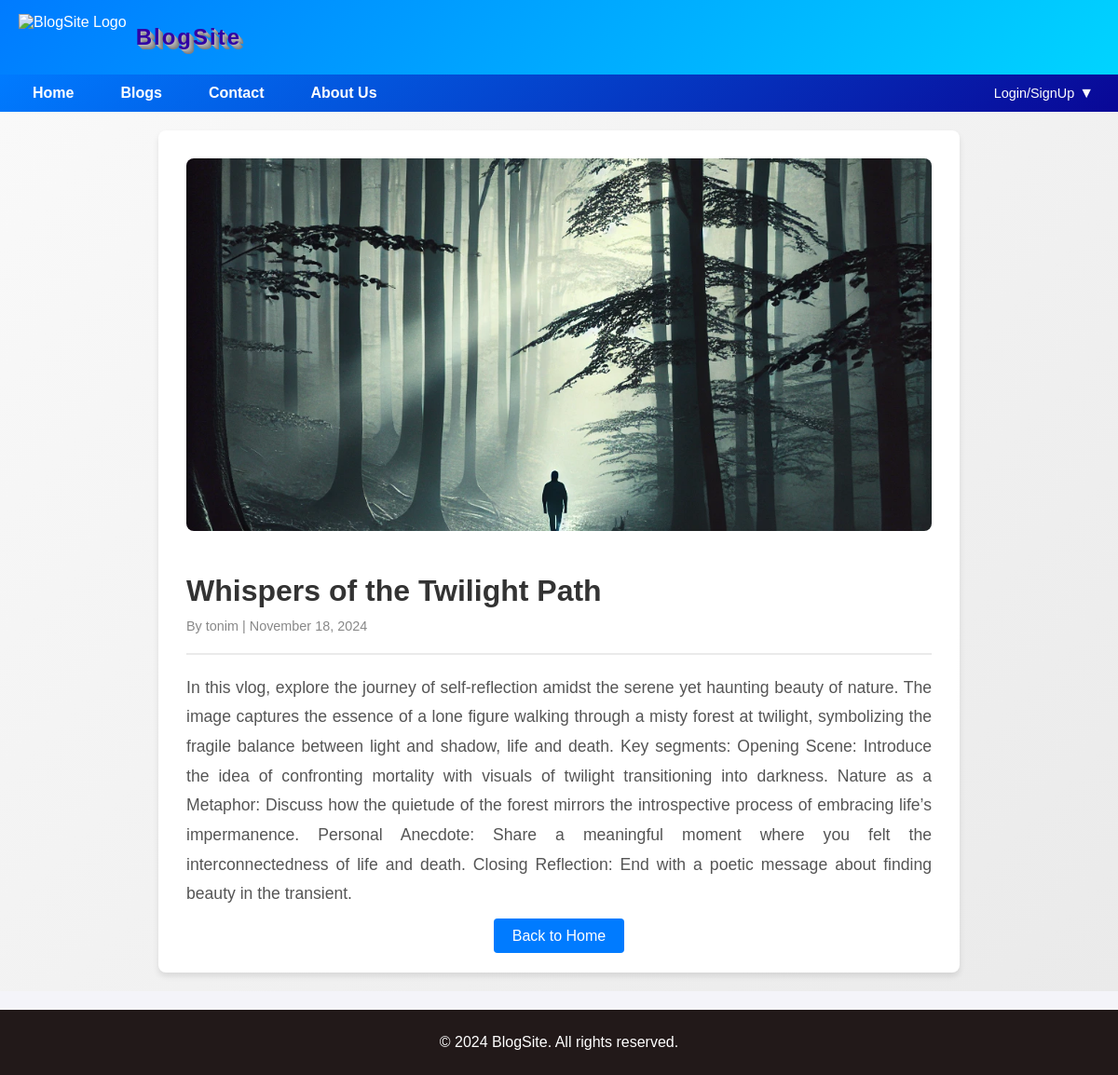
The page /blog/6/ on the database its author committed.
### post/models.py (models this page shows, shortened)
class Post(models.Model):
    title = models.CharField(max_length=255)
    author = models.ForeignKey(User, on_delete=models.CASCADE)
    body = models.TextField()
    created_on = models.DateTimeField(default=timezone.now)
    image = models.ImageField(upload_to='blog_images/', blank=True, null=True)

### post/views.py (the view)
# urls.py: path('blog/<int:pk>/', views.blog_detail, name='blog_detail'),
def blog_detail(request, pk):
    post = get_object_or_404(Post, pk=pk)
    return render(request, 'blog/blog_detail.html', {'post': post})

### post/templates/blog/blog_detail.html
{% extends 'base.html' %}
{% load static %}
{% block content %}
<div style="display: flex; flex-direction: column; align-items: center; justify-content: center;
    padding: 20px; min-height: 80vh; background: linear-gradient(135deg, #f9f9f9, #eaeaea);">
    <div style="max-width: 800px; background: white; padding: 30px; border-radius: 8px;
        box-shadow: 0 4px 6px rgba(0, 0, 0, 0.1);">
        {% if post.image %}
            <img src="{{ post.image.url }}" alt="{{ post.title }}" style="width: 100%; max-height: 400px;
                object-fit: cover; border-radius: 8px; margin-bottom: 20px;">
        {% else %}
            <img src="{% static 'images/placeholder.jpg' %}" alt="Placeholder Image" style="width: 100%;
                max-height: 400px; object-fit: cover; border-radius: 8px; margin-bottom: 20px;">
        {% endif %}
        <h1 style="font-size: 2rem; color: #333; margin-bottom: 10px;">{{ post.title }}</h1>
        <small style="color: #888; font-size: 0.9rem;">By {{ post.author }} | {{ post.created_on|date:"F j, Y" }}</small>
        <hr style="border: 1px solid #eaeaea; margin: 20px 0;">
        <p style="font-size: 1.1rem; color: #555; line-height: 1.8; text-align: justify;">{{ post.body }}</p>
        <div style="margin-top: 20px; text-align: center;">
            <a href="{% url 'home' %}" style="text-decoration: none; background: #007bff; color: white;
                padding: 10px 20px; border-radius: 4px; font-size: 1rem;">Back to Home</a>
        </div>
    </div>
</div>
{% endblock %}

### static/css/style.css (style rules this page uses)
body { font-family: 'Arial', sans-serif; margin: 0; padding: 0; background: #f4f4f9; color: #333; }

### rows shown on the page
Post: image (picture), title "Whispers of the Twilight Path", author "tonim", created_on "November 18, 2024", body "In this vlog, explore the journey of self-reflection amidst the serene yet haunting beauty of nature. The image captures the essence of a lone figure walking through a misty forest at twilight, symbolizing the fragile balance between light and shadow, life and death. Key segments: Opening Scene: Introduce the idea of confronting mortality with visuals of twilight transitioning into darkness. Nature as a Metaphor: Discuss how the quietude of the forest mirrors the introspective process of embracing life’s impermanence. Personal Anecdote: Share a meaningful moment where you felt the interconnectedness of life and death. Closing Reflection: End with a poetic message about finding beauty in the…"
